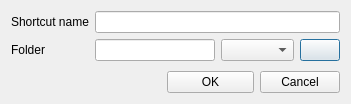
<?xml version="1.0" encoding="UTF-8"?>
<ui version="4.0">
 <class>DialogFolderShortcut</class>
 <widget class="QDialog" name="DialogFolderShortcut">
  <property name="geometry">
   <rect>
    <x>0</x>
    <y>0</y>
    <width>351</width>
    <height>104</height>
   </rect>
  </property>
  <property name="windowTitle">
   <string>Dialog</string>
  </property>
  <layout class="QGridLayout" name="gridLayout">
   <item row="0" column="0">
    <widget class="QLabel" name="label">
     <property name="text">
      <string>Shortcut name</string>
     </property>
    </widget>
   </item>
   <item row="0" column="1" colspan="5">
    <widget class="QLineEdit" name="leShortcutName"/>
   </item>
   <item row="1" column="0">
    <widget class="QLabel" name="label_2">
     <property name="text">
      <string>Folder</string>
     </property>
    </widget>
   </item>
   <item row="1" column="1" colspan="2">
    <widget class="QLineEdit" name="leFolder"/>
   </item>
   <item row="1" column="3" colspan="2">
    <widget class="QComboBox" name="cbFolderShortcuts"/>
   </item>
   <item row="1" column="5">
    <widget class="QPushButton" name="btnChoosePath">
     <property name="sizePolicy">
      <sizepolicy hsizetype="Minimum" vsizetype="Minimum">
       <horstretch>0</horstretch>
       <verstretch>0</verstretch>
      </sizepolicy>
     </property>
     <property name="text">
      <string/>
     </property>
     <property name="icon">
      <iconset resource="resources.qrc">
       <normaloff>:/icons/resources/search.png</normaloff>:/icons/resources/search.png</iconset>
     </property>
    </widget>
   </item>
   <item row="2" column="0">
    <spacer name="verticalSpacer">
     <property name="orientation">
      <enum>Qt::Vertical</enum>
     </property>
     <property name="sizeHint" stdset="0">
      <size>
       <width>20</width>
       <height>40</height>
      </size>
     </property>
    </spacer>
   </item>
   <item row="3" column="0" colspan="2">
    <spacer name="horizontalSpacer">
     <property name="orientation">
      <enum>Qt::Horizontal</enum>
     </property>
     <property name="sizeHint" stdset="0">
      <size>
       <width>153</width>
       <height>21</height>
      </size>
     </property>
    </spacer>
   </item>
   <item row="3" column="2" colspan="2">
    <widget class="QPushButton" name="btnOK">
     <property name="text">
      <string>OK</string>
     </property>
     <property name="icon">
      <iconset resource="resources.qrc">
       <normaloff>:/icons/resources/yes.png</normaloff>:/icons/resources/yes.png</iconset>
     </property>
    </widget>
   </item>
   <item row="3" column="4" colspan="2">
    <widget class="QPushButton" name="btnCancel">
     <property name="text">
      <string>Cancel</string>
     </property>
     <property name="icon">
      <iconset resource="resources.qrc">
       <normaloff>:/icons/resources/no.png</normaloff>:/icons/resources/no.png</iconset>
     </property>
    </widget>
   </item>
  </layout>
 </widget>
 <resources>
  <include location="resources.qrc"/>
 </resources>
 <connections>
  <connection>
   <sender>btnCancel</sender>
   <signal>clicked()</signal>
   <receiver>DialogFolderShortcut</receiver>
   <slot>reject()</slot>
   <hints>
    <hint type="sourcelabel">
     <x>292</x>
     <y>75</y>
    </hint>
    <hint type="destinationlabel">
     <x>266</x>
     <y>100</y>
    </hint>
   </hints>
  </connection>
  <connection>
   <sender>btnOK</sender>
   <signal>clicked()</signal>
   <receiver>DialogFolderShortcut</receiver>
   <slot>checkValues()</slot>
   <hints>
    <hint type="sourcelabel">
     <x>190</x>
     <y>83</y>
    </hint>
    <hint type="destinationlabel">
     <x>135</x>
     <y>84</y>
    </hint>
   </hints>
  </connection>
  <connection>
   <sender>btnChoosePath</sender>
   <signal>clicked()</signal>
   <receiver>DialogFolderShortcut</receiver>
   <slot>choosePath()</slot>
   <hints>
    <hint type="sourcelabel">
     <x>331</x>
     <y>52</y>
    </hint>
    <hint type="destinationlabel">
     <x>346</x>
     <y>64</y>
    </hint>
   </hints>
  </connection>
 </connections>
 <slots>
  <slot>checkValues()</slot>
  <slot>choosePath()</slot>
 </slots>
</ui>
